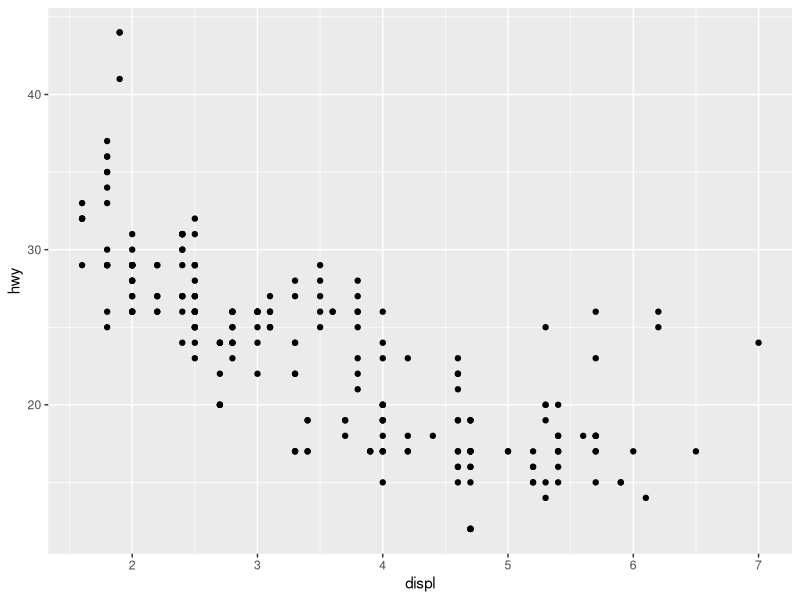
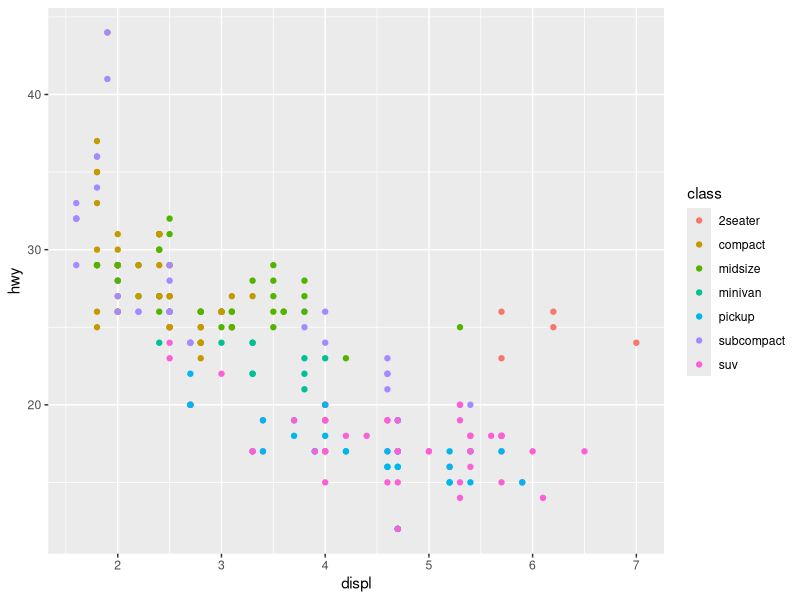
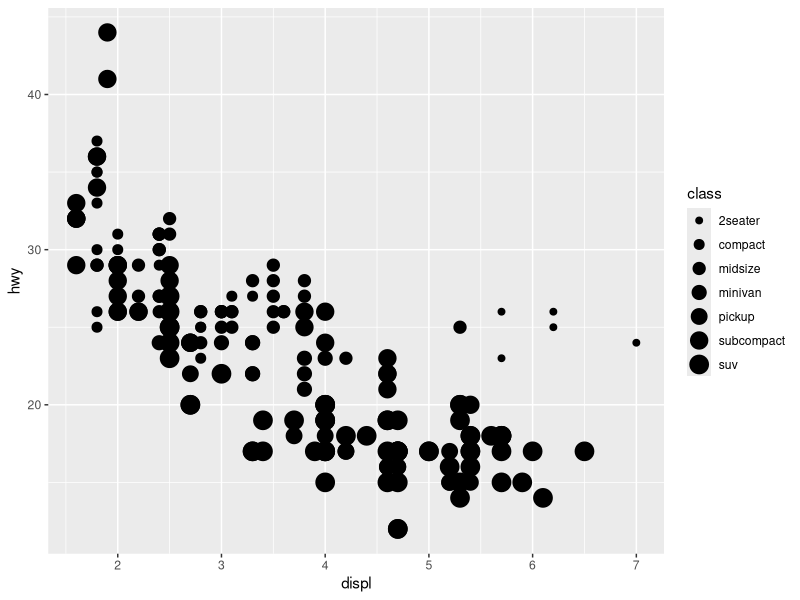
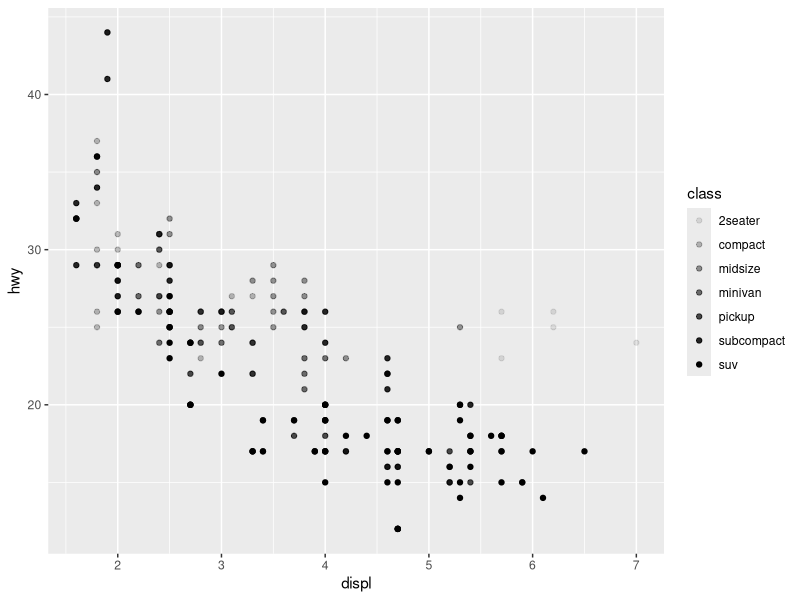
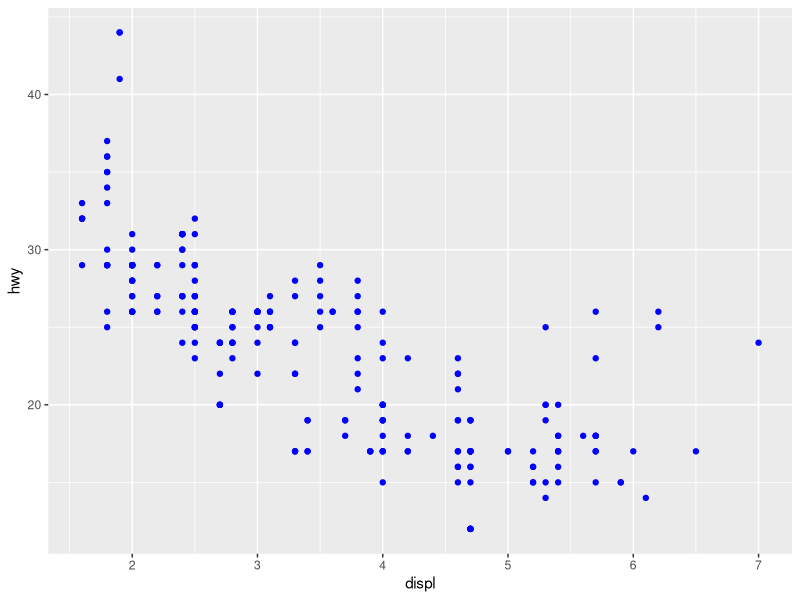
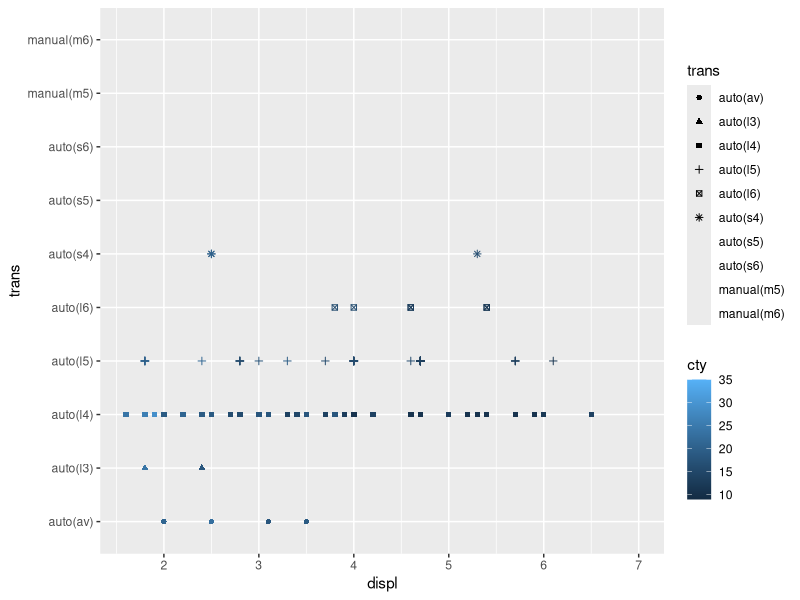
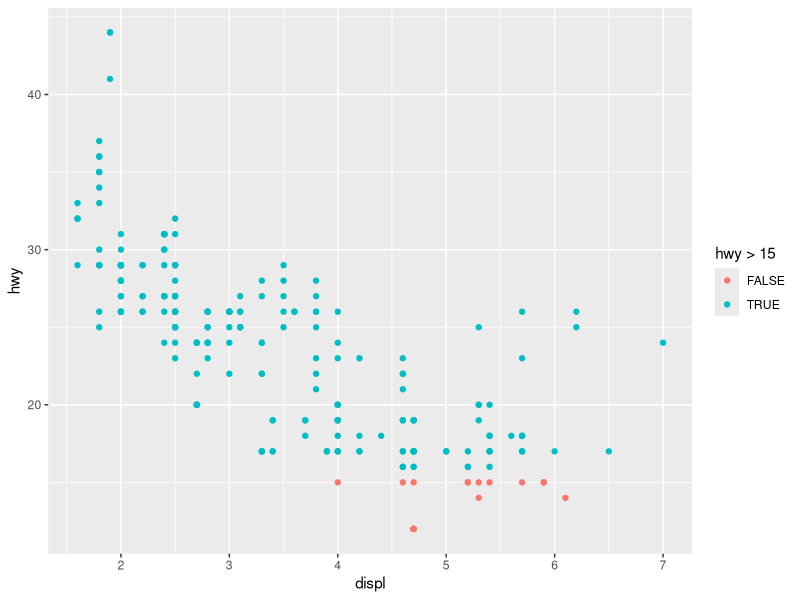
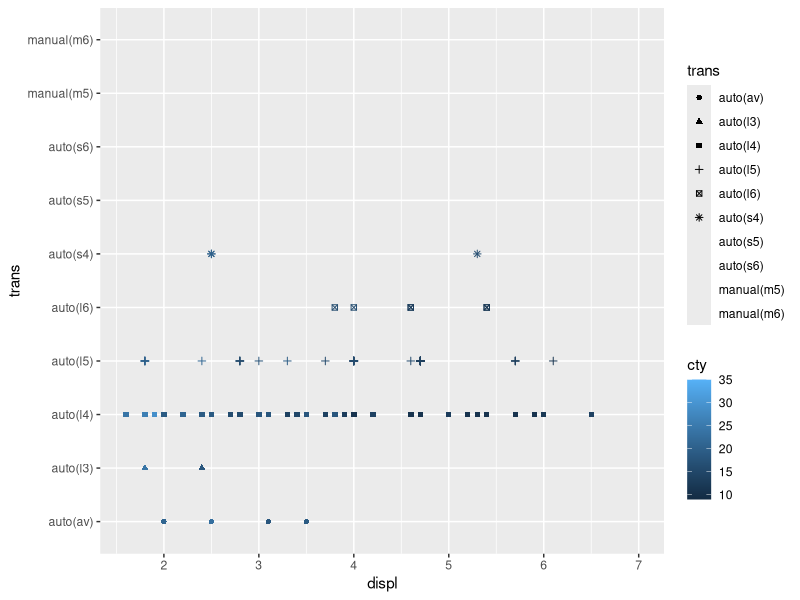

Here is the R script that generated these plots, in order:
## ---- chunk 1
knitr::opts_chunk$set(echo = TRUE)
## ---- chunk 2
library(tidyverse)
## ---- chunk 3
# scatterplot
mpg %>%
  ggplot(aes(displ, hwy)) + 
  geom_point()
# scatterplot with color as class
mpg %>%
  ggplot(aes(displ, hwy, color = class)) + 
  geom_point()
# scatterplot with size as class
mpg %>%
  ggplot(aes(displ, hwy, size = class)) + 
  geom_point()
# scatterplot with shading as class (alpha)
mpg %>%
  ggplot(aes(displ, hwy, alpha = class)) + 
  geom_point()
# you can specify the color
mpg %>%
  ggplot(aes(displ, hwy)) + 
  geom_point(color = "blue")
## ---- chunk 4
mpg %>%
  ggplot(aes(displ, trans, color = cty, shape = trans)) + 
  geom_point()
# this is cool
mpg %>%
  ggplot(aes(displ, hwy, color = hwy > 15)) + 
  geom_point()
# 3.3 exercises
?mpg

mpg %>%
  ggplot(aes(displ, trans, color = cty, shape = trans)) + 
  geom_point()
# this is cool
mpg %>%
  ggplot(aes(displ, hwy, color = hwy > 15)) + 
  geom_point()
## ---- chunk 5
# using facet wrap
mpg %>%
  ggplot(aes(displ, hwy)) + 
  geom_point() +
  facet_wrap(~class)
# can facet by multiple things using facet grid
mpg %>%
  ggplot(aes(displ, hwy)) + 
  geom_point() +
  facet_grid(drv ~ cyl)
## ---- chunk 6
# facet on a continuous variable
ggplot(data = mpg) + 
  geom_point(mapping = aes(x = displ, y = hwy)) + 
  facet_wrap(~hwy)

ggplot(data = mpg) + 
  geom_point(mapping = aes(x = drv, y = cyl))

ggplot(data = mpg) + 
  geom_point(mapping = aes(x = displ, y = hwy)) +
  facet_grid(drv ~ .)

ggplot(data = mpg) + 
  geom_point(mapping = aes(x = displ, y = hwy)) +
  facet_grid(. ~ cyl)

ggplot(data = mpg) + 
  geom_point(mapping = aes(x = displ, y = hwy)) + 
  facet_wrap(~ class, nrow = 2)
## ---- chunk 7
# scatterplot
mpg %>%
  ggplot(aes(displ, hwy)) +
  geom_point()
# smooth line
mpg %>%
  ggplot(aes(displ, hwy)) +
  geom_smooth()
# can add lines by your data
mpg %>%
  ggplot(aes(displ, hwy, linetype = drv)) +
  geom_smooth()
# putting aesthetics together
mpg %>%
  filter(class == "subcompact") %>%
  ggplot(aes(displ, hwy)) +
  geom_point(mapping = aes(color = class)) +
  geom_smooth(se = FALSE)

mpg %>%
  ggplot(aes(displ, hwy)) +
  geom_point(aes(color = class)) +
  geom_smooth(data = filter(mpg, class == "subcompact"), se = FALSE)
## ---- chunk 8
# making a bar graph
diamonds %>%
  ggplot(aes(cut)) +
  geom_bar()
# can use stat count to do the same thing
diamonds %>%
  ggplot(aes(cut)) +
  stat_count()
# by frequency
demo.df <- tribble(
  ~cut,         ~freq,
  "Fair",       1610,
  "Good",       4906,
  "Very Good",  12082,
  "Premium",    13791,
  "Ideal",      21551
)
demo.df %>%
  ggplot(aes(cut, freq)) +
  geom_bar(stat = "identity")
# as a proportion
diamonds %>%
  ggplot(aes(cut)) +
  geom_bar(aes(y = stat(prop), group = 1))
# stat summary - a powerful tool
diamonds %>%
  ggplot(aes(cut, depth)) +
  stat_summary(fun.min = min, fun.max = max, fun = median)
## ---- chunk 9
# filling stuff
diamonds %>%
  ggplot(aes(cut)) +
  geom_bar(aes(color = cut)) 

diamonds %>%
  ggplot(aes(cut)) +
  geom_bar(aes(fill = cut)) 

diamonds %>%
  ggplot(aes(cut)) +
  geom_bar(aes(fill = clarity)) 

# there is a lot more to filling stuff that I didn't go through 
## ---- chunk 10
ggplot(data = mpg, mapping = aes(x = class, y = hwy)) + 
  geom_boxplot()
ggplot(data = mpg, mapping = aes(x = class, y = hwy)) + 
  geom_boxplot() +
  coord_flip()

# map data
nz <- map_data("nz")
nz %>%
  ggplot(aes(long, lat, group = group)) +
  geom_polygon(fill = "white", colour = "black") +
  coord_quickmap()

bar <- ggplot(data = diamonds) + 
  geom_bar(
    mapping = aes(x = cut, fill = cut), 
    show.legend = FALSE,
    width = 1
  ) + 
  theme(aspect.ratio = 1) +
  labs(x = NULL, y = NULL)

bar + coord_flip()
bar + coord_polar()
